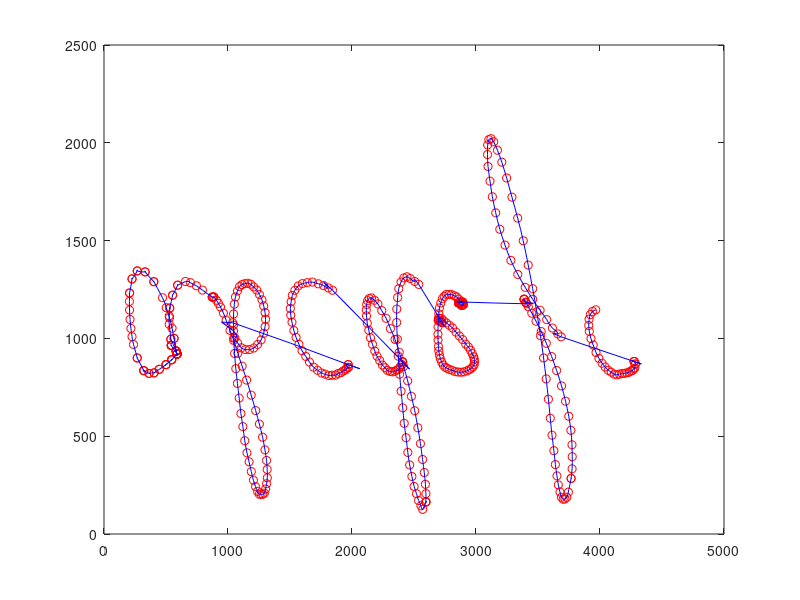

Here is the MATLAB script that generated this plot:
clc
clear all
close all

a=[543  964
 543  964
 543  964
 543  964
 543  964
 543  964
 543  964
 589  920
 589  920
 589  920
 589  920
 589  920
 589  920
 589  920
 589  920
 589  920
 589  920
 546  891
 546  891
 546  891
 500  866
 500  866
 500  866
 446  842
 446  842
 404  824
 404  824
 363  821
 363  821
 321  835
 321  835
 321  835
 268  900
 268  900
 238  969
 226 1009
 217 1051
 210 1097
 206 1145
 205 1189
 206 1232
 206 1232
 226 1304
 226 1304
 268 1345
 268 1345
 332 1340
 332 1340
 402 1290
 402 1290
 472 1208
 502 1157
 528 1106
 549 1052
 565 1000
 565 1000
 582  935
 582  935
 582  935
 582  935
 582  935
 582  935
 539  996
 539  996
 526 1072
 526 1115
 530 1155
 530 1155
 553 1221
 553 1221
 594 1272
 594 1272
 657 1291
 697 1285
 745 1269
 794 1247
 854 1218];
Na=size(a);


b=[ 273 1211
 273 1211
 273 1211
 286 1212
 286 1212
 307 1195
 323 1179
 340 1160
 363 1129
 385 1093
 416 1041
 446  990
 479  924
 514  858
 550  787
 587  710
 623  631
 653  562
 679  495
 698  430
 711  376
 716  330
 717  287
 711  257
 703  230
 693  209
 681  203
 667  203
 653  203
 638  218
 622  242
 605  275
 588  319
 570  369
 553  415
 535  477
 520  549
 504  616
 490  695
 476  770
 463  845
 453  923
 446 1001
 445 1068
 445 1125
 451 1175
 460 1212
 476 1242
 493 1265
 513 1275
 535 1280
 559 1282
 583 1277
 607 1263
 632 1247
 654 1224
 674 1197
 688 1166
 699 1132
 703 1098
 699 1060
 687 1026
 667  992
 639  969
 608  951
 573  943
 540  943
 507  952
 477  977
 455 1003
 445 1038
 438 1080
 442 1113];
Nb=size(b);

 c=[769  866
 769  866
 770  852
 770  852
 753  843
 743  838
 727  833
 711  825
 689  821
 667  812
 640  812
 614  810
 584  817
 555  823
 522  837
 490  853
 457  879
 427  908
 397  937
 372  970
 349 1005
 331 1040
 316 1083
 306 1119
 303 1153
 309 1187
 319 1220
 339 1246
 366 1268
 400 1280
 439 1285
 481 1288
 528 1279
 571 1270
 609 1258
 643 1246
 663 1237];
Nc=size(c);

 d=[608  880
 608  880
 608  880
 602  866
 602  866
 586  853
 575  841
 560  838
 545  832
 526  829
 508  831
 486  836
 467  850
 445  864
 423  887
 402  909
 384  935
 365  970
 349 1003
 335 1042
 323 1078
 317 1115
 315 1145
 318 1173
 326 1193
 339 1204
 357 1207
 381 1195
 409 1176
 440 1142
 475 1103
 510 1050
 547  995
 581  929
 616  856
 649  783
 679  704
 706  630
 731  543
 752  462
 769  381
 783  314
 792  254
 796  206
 796  164
 796  164
 796  164
 770  126
 756  144
 737  171
 720  206
 701  243
 683  294
 665  353
 650  417
 636  492
 621  566
 609  645
 596  730
 584  817
 573  909
 566  996
 560 1081
 561 1150
 568 1209
 577 1254
 595 1288
 618 1309
 643 1315
 670 1306
 706 1291
 738 1276
 770 1257];
Nd=size(d);

e=[ 326 1081
 326 1081
 311 1087
 311 1087
 297 1093
 297 1093
 297 1093
 298 1104
 308 1102
 321 1102
 339 1090
 361 1079
 385 1067
 411 1053
 439 1032
 466 1012
 492  994
 517  971
 539  956
 556  939
 570  922
 581  906
 586  894
 588  880
 585  865
 576  856
 563  847
 546  840
 527  834
 504  829
 481  827
 457  828
 433  830
 407  837
 387  841
 367  847
 351  853
 335  864
 323  879
 312  897
 306  914
 300  936
 297  958
 294  991
 293 1021
 294 1059
 296 1094
 300 1126
 305 1156
 316 1181
 329 1203
 344 1215
 361 1225
 382 1225
 402 1224
 424 1218
 443 1212
 460 1201
 475 1189
 486 1180
 486 1180
 497 1172
 497 1172
 497 1172
 497 1172
 483 1169
 483 1169
 471 1178
 471 1178
 461 1181
 461 1181
 461 1181
 461 1181
 461 1181
 461 1181
 461 1181
 461 1181
 461 1181
 470 1183
 470 1183
 480 1184
 480 1184
 493 1186
 493 1186
 502 1180];
Ne=size(e);

f=[ 409 1177
 400 1186
 388 1200
 388 1200
 388 1200
 388 1200
 403 1183
 422 1162
 450 1129
 484 1088
 526 1035
 567  975
 610  907
 650  836
 690  757
 722  679
 748  602
 765  530
 774  456
 776  395
 775  333
 767  284
 767  284
 745  214
 732  188
 717  179
 703  178
 689  188
 677  215
 664  251
 653  297
 640  355
 628  426
 613  505
 599  592
 584  689
 566  793
 545  900
 520 1014
 490 1135
 457 1254
 421 1375
 381 1499
 336 1615
 290 1722
 247 1820
 208 1901
 173 1962
 143 2005
 121 2021
 103 2016
  94 1989
  93 1940
  97 1879
 113 1804
 132 1724
 159 1642
 192 1558
 234 1477
 281 1399
 337 1327
 397 1261
 457 1200
 517 1144
 570 1096
 616 1053
 660 1023
 687 1008
 707 1002];
Nf=size(f);

g=[ 675  882
 675  882
 675  882
 685  869
 685  869
 681  848
 672  845
 663  836
 648  833
 634  827
 615  824
 598  821
 578  821
 557  817
 536  814
 514  817
 491  827
 467  837
 441  854
 417  873
 391  898
 368  928
 345  966
 327  999
 314 1036
 309 1066
 312 1098
 322 1122
 340 1138
 366 1146];
Ng=size(g);

k=600;

a(Na(1):Na(1)+Nb(1)-1,:)=[b(:,1)+k b(:,2)];
Na=size(a);

a(Na(1):Na(1)+Nc(1)-1,:)=[c(:,1)+2*k c(:,2)];
Na=size(a);

a(Na(1):Na(1)+Nd(1)-1,:)=[d(:,1)+3*k d(:,2)];
Na=size(a);

a(Na(1):Na(1)+Ne(1)-1,:)=[e(:,1)+4*k e(:,2)];
Na=size(a);

a(Na(1):Na(1)+Nf(1)-1,:)=[f(:,1)+5*k f(:,2)];
Na=size(a);

a(Na(1):Na(1)+Ng(1)-1,:)=[g(:,1)+6*k g(:,2)];
Na=size(a);

for n=1:Na(1)
    xy(:,n)=[a(n,1);a(n,2)];
    plot(double(a(n,1)),double(a(n,2)),'ro')
hold on
end

t = 1:n;
ts = 1: 0.5: n;
xys = spline(t,xy,ts);
plot(xys(1,:),xys(2,:),'b-');
